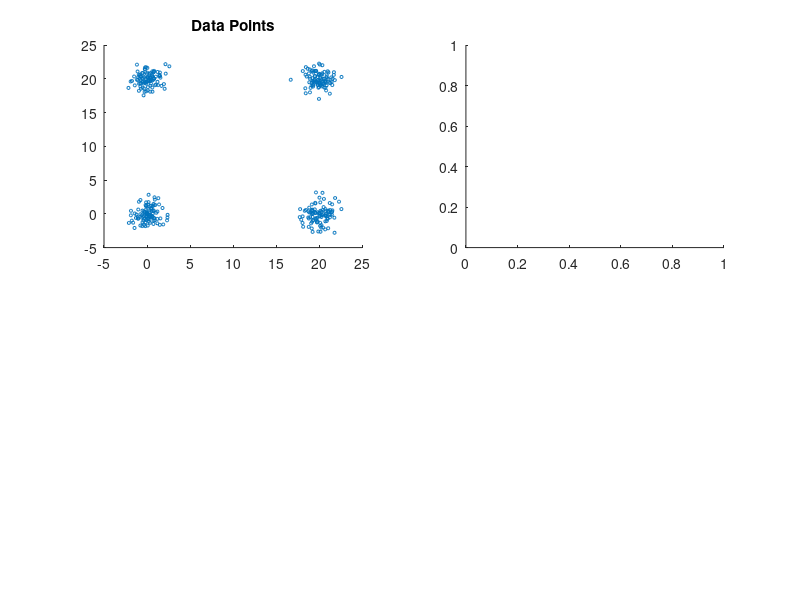

This figure's MATLAB source: (Note: this script raises an error after producing the figure.)
close all
clear all

clc

rng('default');

%% Create a set of vertices (4 clusters)
numPts=100;
pts=[randn(numPts,2) ; randn(numPts,2)+[20,20] ; randn(numPts,2)+[0,20] ; randn(numPts,2)+[20,0]];

%% Create the edge-weighted graph (affinity matrix)
D=pdist(pts); %all the pairwise distances
sigma=std(D); %an heuristic to tune sigma
A=squareform(exp(-D./(2*sigma^2))); %compute the affinity matrix of the graph as a Gaussian Kernel

A=A.*not(eye(size(A))); %no self-loop, set the diagonal to zero IMPORTANT !

%% Plot the clusters obtained by the different dynamical systems.
figure;
subplot(2,2,1);
scatter(pts(:,1),pts(:,2),5);
title('Data Points');

subplot(2,2,2);
[C,stat,S,P]=dominantset(A,[],[],[],[],0,[],pts);
gscatter(pts(:,1),pts(:,2),C);
hold on 
scatter(pts(stat(:,4),1),pts(stat(:,4),2),50,'d');
scatter(pts(stat(:,4),1),pts(stat(:,4),2),50,'d');
scatter(P.avg(:,1),P.avg(:,2),50,'^');
scatter(P.wavg(:,1),P.wavg(:,2),50,'*');
title(['Replicator Dynamics (#' num2str(numel(S)) ' DS)']);

subplot(2,2,4);
[C,stat,S,P]=dominantset(A,[],[],[],[],2,10,pts);
gscatter(pts(:,1),pts(:,2),C);
hold on 
scatter(pts(stat(:,4),1),pts(stat(:,4),2),50,'d');
scatter(P.avg(:,1),P.avg(:,2),50,'^');
scatter(P.wavg(:,1),P.wavg(:,2),50,'*');
title(['Exponential Replicator Dynamics (#' num2str(numel(S)) ' DS)']);

subplot(2,2,3);
[C,stat,S,P]=dominantset(A,[],[],[],[],1,[],pts);
gscatter(pts(:,1),pts(:,2),C);
hold on 
scatter(pts(stat(:,4),1),pts(stat(:,4),2),50,'d');
scatter(P.avg(:,1),P.avg(:,2),50,'^');
scatter(P.wavg(:,1),P.wavg(:,2),50,'*');
title(['Infection Immunization (#' num2str(numel(S)) ' DS)']);

